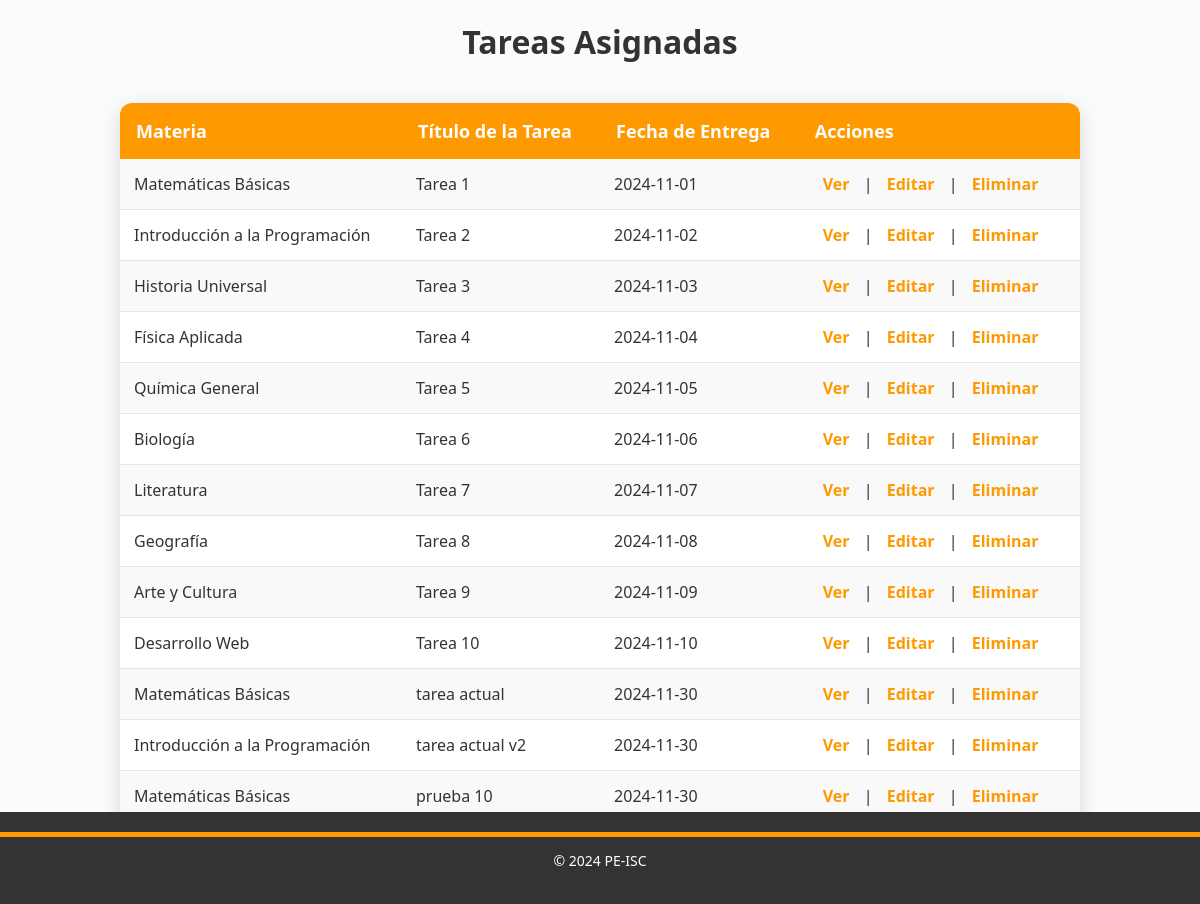
/listarTareas.php, run on the app's committed database.
### tables this page shows
CREATE TABLE `tareas` (
  `id_tarea` int(11) NOT NULL,
  `id_curso` int(11) DEFAULT NULL,
  `titulo` varchar(100) DEFAULT NULL,
  `descripcion` text DEFAULT NULL,
  `archivo_tarea` varchar(255) DEFAULT NULL,
  `fecha_creacion` date DEFAULT NULL,
  `fecha_limite` date DEFAULT NULL
);

CREATE TABLE `cursos` (
  `id_curso` int(11) NOT NULL,
  `nombre_curso` varchar(100) NOT NULL,
  `fecha_creacion` date DEFAULT NULL,
  `imagen_url` varchar(255) DEFAULT NULL
);

### listarTareas.php (the view, shortened to what this page needs)
<?php
$servidor = "localhost";
$usuario = "root";
$contraseña = "";
$baseDatos = "peis";
$conexion = new mysqli($servidor, $usuario, $contraseña, $baseDatos);
$sql = "SELECT id_tarea, id_curso, titulo, fecha_limite FROM tareas";
$resultado = $conexion->query($sql);
?>
<!DOCTYPE html>
<html lang="es">
<head>
</head>
<body>
<h2>Tareas Asignadas</h2>
<div class="table-container">
    <table>
        <tr>
            <th>Materia</th>
            <th>Título de la Tarea</th>
            <th>Fecha de Entrega</th>
            <th>Acciones</th>
        </tr>
        <?php
        if ($resultado->num_rows > 0) {
            while($fila = $resultado->fetch_assoc()) {
                echo "<tr>";
                echo "<td>" . obtenerNombreMateria($fila["id_curso"], $conexion) . "</td>";
                echo "<td>" . $fila["titulo"] . "</td>";
                echo "<td>" . $fila["fecha_limite"] . "</td>";
                echo "<td class='acciones'>
                        <a href='verTarea.php?id=" . $fila["id_tarea"] . "'>Ver</a> |
                        <a href='editarTarea.php?id=" . $fila["id_tarea"] . "'>Editar</a> |
                        <a href='#' onclick='confirmarEliminacion(" . $fila["id_tarea"] . ")'>Eliminar</a>
                      </td>";
                echo "</tr>";
            }
        } else {
            echo "<tr><td colspan='4'>No hay tareas asignadas</td></tr>";
        }
        ?>
    </table>
</div>
<div class="back-button-container">
    <a href="gestionTareasProfesor.php" class="back-button">Regresar a Gestión de Tareas</a>
</div>
<footer>
    <div class="footer-divider"></div>
    <p>&copy; 2024 PE-ISC</p>
</footer>
</body>
</html>
<?php
function obtenerNombreMateria($id_curso, $conexion) {
    $consulta = "SELECT nombre_curso FROM cursos WHERE id_curso = $id_curso";
    $resultado = $conexion->query($consulta);
    if ($resultado->num_rows > 0) {
        $fila = $resultado->fetch_assoc();
        return $fila['nombre_curso'];
    } else {
        return "Desconocido";
    }
}
?>

### listarTareas.php (style rules this page uses)
body { font-family: 'Segoe UI', Tahoma, Geneva, Verdana, sans-serif; background-color: #f9fbfd; color: #333; margin: 0; padding: 0; }
h2 { text-align: center; color: #333; padding: 20px 0; font-size: 32px; font-weight: 700; margin: 0; }
.table-container { max-width: 80%; margin: 20px auto; background-color: #ffffff; border-radius: 12px; box-shadow: 0 6px 20px rgba(0, 0, 0, 0.15); overflow: hidden; }
table { width: 100%; border-collapse: collapse; }
th { background-color: #ff9900; color: #fff; font-weight: bold; text-align: left; padding: 16px; font-size: 18px; }
td { padding: 14px; border-bottom: 1px solid #e6e6e6; font-size: 16px; }
tr:nth-child(even) { background-color: #f9f9f9; }
.acciones a { margin: 0 10px; color: #ff9900; text-decoration: none; font-weight: bold; transition: color 0.3s; }
.back-button-container { text-align: center; margin: 30px; }
.back-button { background-color: #ff9900; color: #fff; padding: 14px 30px; border: none; border-radius: 8px; font-weight: bold; cursor: pointer; text-decoration: none; transition: background-color 0.3s; font-size: 16px; }
footer { background-color: #333; color: #fff; text-align: center; padding: 20px 0; font-size: 14px; position: fixed; width: 100%; bottom: 0; }
.footer-divider { height: 5px; background-color: #ff9900; }

### data on the page
tareas: id_curso.nombre_curso "Matemáticas Básicas", titulo "Tarea 1", fecha_limite "2024-11-01"
tareas: id_curso.nombre_curso "Introducción a la Programación", titulo "Tarea 2", fecha_limite "2024-11-02"
tareas: id_curso.nombre_curso "Historia Universal", titulo "Tarea 3", fecha_limite "2024-11-03"
tareas: id_curso.nombre_curso "Física Aplicada", titulo "Tarea 4", fecha_limite "2024-11-04"
tareas: id_curso.nombre_curso "Química General", titulo "Tarea 5", fecha_limite "2024-11-05"
tareas: id_curso.nombre_curso "Biología", titulo "Tarea 6", fecha_limite "2024-11-06"
tareas: id_curso.nombre_curso "Literatura", titulo "Tarea 7", fecha_limite "2024-11-07"
tareas: id_curso.nombre_curso "Geografía", titulo "Tarea 8", fecha_limite "2024-11-08"
tareas: id_curso.nombre_curso "Arte y Cultura", titulo "Tarea 9", fecha_limite "2024-11-09"
tareas: id_curso.nombre_curso "Desarrollo Web", titulo "Tarea 10", fecha_limite "2024-11-10"
tareas: id_curso.nombre_curso "Matemáticas Básicas", titulo "tarea actual", fecha_limite "2024-11-30"
tareas: id_curso.nombre_curso "Introducción a la Programación", titulo "tarea actual v2", fecha_limite "2024-11-30"
tareas: id_curso.nombre_curso "Matemáticas Básicas", titulo "prueba 10", fecha_limite "2024-11-30"
